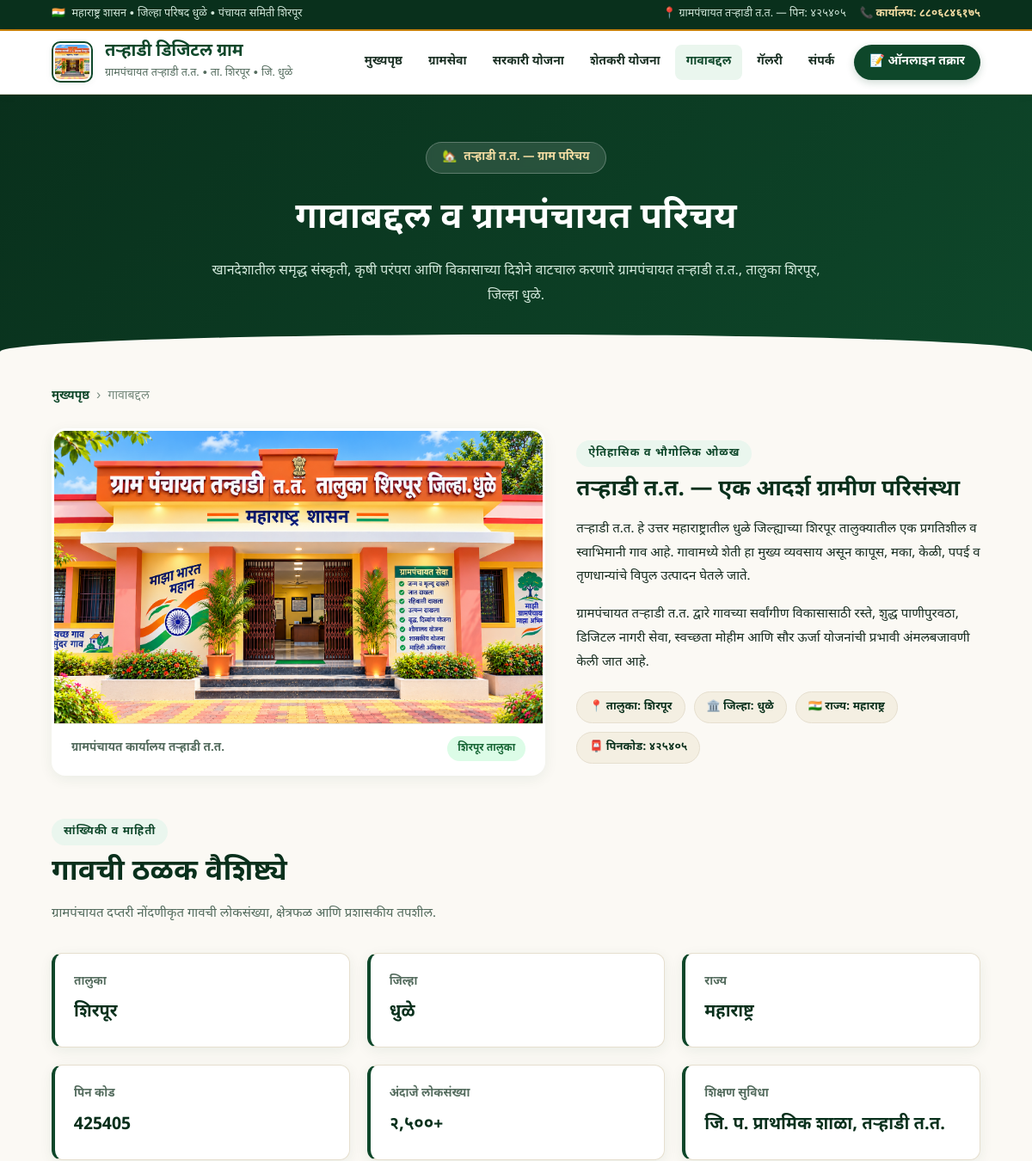
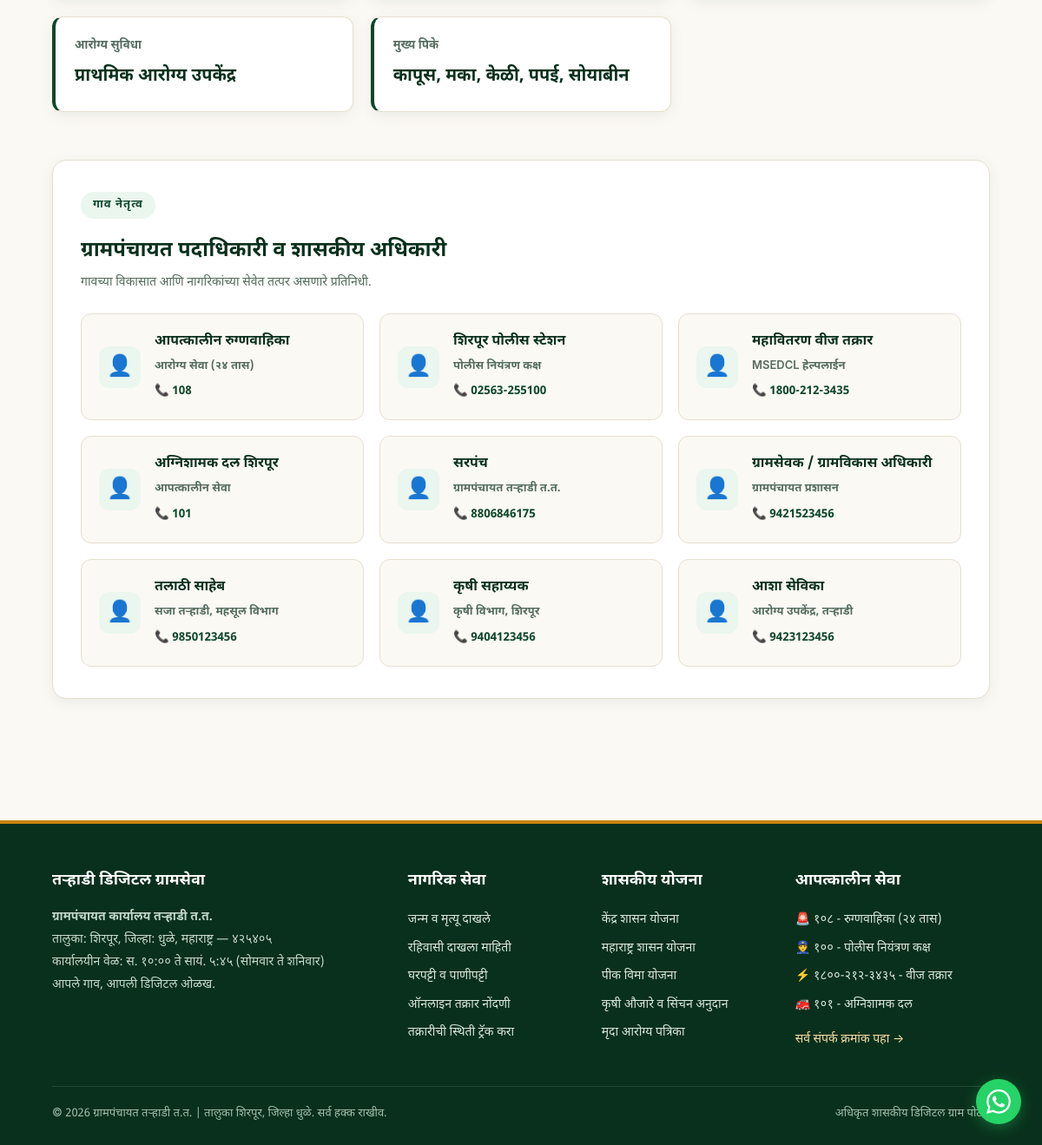
The page /about/ on the database its author committed (2 pictures, top to bottom).
### village/models.py (models this page shows, shortened)
class VillageInfo(models.Model):
    key = models.CharField(max_length=100, unique=True)
    label = models.CharField(max_length=200)
    value = models.TextField()
    class Meta:
        verbose_name = 'गाव माहिती'
        verbose_name_plural = 'गाव माहिती'

class ImportantContact(models.Model):
    name = models.CharField(max_length=150)
    designation = models.CharField(max_length=150)
    phone = models.CharField(max_length=15)
    is_emergency = models.BooleanField(default=False)
    order = models.PositiveIntegerField(default=0)
    class Meta:
        ordering = ['order', 'name']
        verbose_name = 'संपर्क माहिती'
        verbose_name_plural = 'संपर्क माहिती'

### village/views.py (the view)
# urls.py: path("about/", views.about, name="about"),
def about(request):
    info_items = VillageInfo.objects.all()
    contacts = ImportantContact.objects.all().order_by("order")
    return render(request, "village/about.html", {
        "info_items": info_items,
        "contacts": contacts,
    })

### village/templates/village/about.html (shortened to what this page needs)
{% extends 'village/base.html' %}
{% load static %}
{% block nav_about %}active{% endblock %}
{% block content %}
<section class="about-header">
    <div data-aos="fade-down">
        <div class="header-badge">
            <span>🏡</span>
            <span>तऱ्हाडी त.त. — ग्राम परिचय</span>
        </div>
        <h1>गावाबद्दल व ग्रामपंचायत परिचय</h1>
        <p>
            खानदेशातील समृद्ध संस्कृती, कृषी परंपरा आणि विकासाच्या दिशेने वाटचाल करणारे ग्रामपंचायत तऱ्हाडी त.त., तालुका शिरपूर, जिल्हा धुळे.
        </p>
    </div>
</section>
<div class="page-container">
    <div class="breadcrumb" data-aos="fade-right">
        <a href="/">मुख्यपृष्ठ</a>
        <span>›</span>
        <span>गावाबद्दल</span>
    </div>
    <div class="about-hero-grid">
        <div class="about-hero-image-wrap card-tilt" data-aos="fade-right">
            <img src="{% static 'images/GPTTT.png' %}" alt="ग्रामपंचायत तऱ्हाडी त.त. इमारत">
            <div class="about-caption">
                <strong>ग्रामपंचायत कार्यालय तऱ्हाडी त.त.</strong>
                <span class="badge badge-green">शिरपूर तालुका</span>
            </div>
        </div>
        <div class="about-hero-text" data-aos="fade-left">
            <div class="section-eyebrow">ऐतिहासिक व भौगोलिक ओळख</div>
            <h2>तऱ्हाडी त.त. — एक आदर्श ग्रामीण परिसंस्था</h2>
            <p>
                तऱ्हाडी त.त. हे उत्तर महाराष्ट्रातील धुळे जिल्ह्याच्या शिरपूर तालुक्यातील एक प्रगतिशील व स्वाभिमानी गाव आहे.
                गावामध्ये शेती हा मुख्य व्यवसाय असून कापूस, मका, केळी, पपई व तृणधान्यांचे विपुल उत्पादन घेतले जाते.
            </p>
            <p>
                ग्रामपंचायत तऱ्हाडी त.त. द्वारे गावच्या सर्वांगीण विकासासाठी रस्ते, शुद्ध पाणीपुरवठा, डिजिटल नागरी सेवा,
                स्वच्छता मोहीम आणि सौर ऊर्जा योजनांची प्रभावी अंमलबजावणी केली जात आहे.
            </p>
            <div class="geo-pills">
                <span class="geo-pill">📍 तालुका: शिरपूर</span>
                <span class="geo-pill">🏛️ जिल्हा: धुळे</span>
                <span class="geo-pill">🇮🇳 राज्य: महाराष्ट्र</span>
                <span class="geo-pill">📮 पिनकोड: ४२५४०५</span>
            </div>
        </div>
    </div>
    {% if info_items %}
    <section class="info-section" data-aos="fade-up">
        <div class="section-eyebrow">सांख्यिकी व माहिती</div>
        <h2 class="section-title">गावची ठळक वैशिष्ट्ये</h2>
        <p class="section-desc">ग्रामपंचायत दप्तरी नोंदणीकृत गावची लोकसंख्या, क्षेत्रफळ आणि प्रशासकीय तपशील.</p>
        <div class="info-cards-grid">
            {% for item in info_items %}
            <div class="info-card-box card-tilt">
                <div class="label">{{ item.label }}</div>
                <div class="val">{{ item.value }}</div>
            </div>
            {% endfor %}
        </div>
    </section>
    {% endif %}
    {% if contacts %}
    <section class="panchayat-section" data-aos="fade-up">
        <div class="section-eyebrow">गाव नेतृत्व</div>
        <h2 style="font-size:24px;font-weight:800;color:var(--forest-green-dark);margin-top:6px;">
            ग्रामपंचायत पदाधिकारी व शासकीय अधिकारी
        </h2>
        <p style="font-size:14px;color:var(--text-muted);margin-top:4px;">
            गावच्या विकासात आणि नागरिकांच्या सेवेत तत्पर असणारे प्रतिनिधी.
        </p>
        <div class="members-grid">
            {% for c in contacts %}
            <div class="member-card card-tilt">
                <div class="member-icon">👤</div>
                <div class="member-info">
                    <h4>{{ c.name }}</h4>
                    <p>{{ c.designation }}</p>
                    <a href="tel:{{ c.phone }}">📞 {{ c.phone }}</a>
                </div>
            </div>
            {% endfor %}
        </div>
    </section>
    {% endif %}
</div>
{% endblock %}

### village/templates/village/base.html (shortened to what this page needs)
{% load static %}
<!DOCTYPE html>
<html lang="mr">
<head>
    <link href="https://unpkg.com/aos@2.3.1/dist/aos.css" rel="stylesheet">
</head>
<body>
<div class="top-strip">
    <div class="top-strip-inner">
        <div class="top-strip-left">
            <span>🇮🇳</span>
            <span>महाराष्ट्र शासन • जिल्हा परिषद धुळे • पंचायत समिती शिरपूर</span>
        </div>
        <div class="top-strip-right">
            <span>📍 ग्रामपंचायत तऱ्हाडी त.त. — पिन: ४२५४०५</span>
            <a href="tel:8806846175">📞 कार्यालय: ८८०६८४६१७५</a>
        </div>
    </div>
</div>
<header class="site-header">
    <div class="header-inner">
        <a href="/" class="brand">
            <img class="brand-emblem" src="{% static 'images/GPTTT.png' %}" alt="ग्रामपंचायत तऱ्हाडी त.त.">
            <div class="brand-title-wrap">
                <h1>तऱ्हाडी डिजिटल ग्राम</h1>
                <div class="brand-sub">ग्रामपंचायत तऱ्हाडी त.त. • ता. शिरपूर • जि. धुळे</div>
            </div>
        </a>
        <nav class="main-nav" id="mainNav">
            <a href="/" class="{% block nav_home %}{% endblock %}">मुख्यपृष्ठ</a>
            <a href="/gramseva/" class="{% block nav_gramseva %}{% endblock %}">ग्रामसेवा</a>
            <a href="/schemes/" class="{% block nav_schemes %}{% endblock %}">सरकारी योजना</a>
            <a href="/shetkari-yojana/" class="{% block nav_shetkari %}{% endblock %}">शेतकरी योजना</a>
            <a href="/about/" class="{% block nav_about %}{% endblock %}">गावाबद्दल</a>
            <a href="/gallery/" class="{% block nav_gallery %}{% endblock %}">गॅलरी</a>
            <a href="/contacts/" class="{% block nav_contacts %}{% endblock %}">संपर्क</a>
            <a href="/complaints/" class="nav-btn-highlight {% block nav_complaint %}{% endblock %}">📝 ऑनलाइन तक्रार</a>
        </nav>
    </div>
</header>
<main>
    {% block content %}{% endblock %}
</main>
<footer class="site-footer">
    <div class="footer-inner">
        <div class="footer-col">
            <h3>तऱ्हाडी डिजिटल ग्रामसेवा</h3>
            <p>
                <strong>ग्रामपंचायत कार्यालय तऱ्हाडी त.त.</strong><br>
                तालुका: शिरपूर, जिल्हा: धुळे, महाराष्ट्र — ४२५४०५<br>
                कार्यालयीन वेळ: स. १०:०० ते सायं. ५:४५ (सोमवार ते शनिवार)<br>
                आपले गाव, आपली डिजिटल ओळख.
            </p>
        </div>
        <div class="footer-col">
            <h3>नागरिक सेवा</h3>
            <a href="/gramseva/">जन्म व मृत्यू दाखले</a>
            <a href="/gramseva/">रहिवासी दाखला माहिती</a>
            <a href="/gramseva/">घरपट्टी व पाणीपट्टी</a>
            <a href="/complaints/">ऑनलाइन तक्रार नोंदणी</a>
            <a href="/takrar-status/">तक्रारीची स्थिती ट्रॅक करा</a>
        </div>
        <div class="footer-col">
            <h3>शासकीय योजना</h3>
            <a href="/schemes/">केंद्र शासन योजना</a>
            <a href="/schemes/">महाराष्ट्र शासन योजना</a>
            <a href="/shetkari-yojana/">पीक विमा योजना</a>
            <a href="/shetkari-yojana/">कृषी औजारे व सिंचन अनुदान</a>
            <a href="/shetkari-yojana/">मृदा आरोग्य पत्रिका</a>
        </div>
        <div class="footer-col">
            <h3>आपत्कालीन सेवा</h3>
            <a href="tel:108">🚨 १०८ - रुग्णवाहिका (२४ तास)</a>
            <a href="tel:100">👮 १०० - पोलीस नियंत्रण कक्ष</a>
            <a href="tel:18002123435">⚡ १८००-२१२-३४३५ - वीज तक्रार</a>
            <a href="tel:101">🚒 १०१ - अग्निशामक दल</a>
            <a href="/contacts/" style="color:#f7dfa5;margin-top:8px;">सर्व संपर्क क्रमांक पहा →</a>
        </div>
    </div>
    <div class="footer-bottom">
        <div>&copy; 2026 ग्रामपंचायत तऱ्हाडी त.त. | तालुका शिरपूर, जिल्हा धुळे. सर्व हक्क राखीव.</div>
        <div>अधिकृत शासकीय डिजिटल ग्राम पोर्टल</div>
    </div>
</footer>
<a class="whatsapp-float" href="https://wa.me/918806846175" target="_blank" rel="noopener noreferrer" title="ग्रामपंचायत WhatsApp वर संपर्क">
</a>
</body>
</html>

### village/templates/village/about.html (style rules this page uses)
.about-header { background: linear-gradient(135deg, var(--forest-green-dark) 0%, var(--forest-green) 100%); color: #ffffff; padding: 55px 5% 50px; text-align: center; position: relative; overflow: hidden; }
.about-header::after { content: ''; position: absolute; bottom: -20px; left: 0; right: 0; height: 40px; background: var(--cream-bg); border-radius: 50% 50% 0 0; }
.header-badge { display: inline-flex; align-items: center; gap: 8px; background: rgba(255, 255, 255, 0.12); border: 1px solid rgba(255, 255, 255, 0.25); color: #f7dfa5; padding: 6px 18px; border-radius: var(--radius-pill); font-size: 13.5px; font-weight: 700; margin-bottom: 16px; backdrop-filter: blur(4px); }
.about-header h1 { font-size: clamp(28px, 4vw, 42px); font-weight: 800; margin-bottom: 10px; color: #ffffff; }
.about-header p { font-size: 16px; color: #d1e7da; max-width: 720px; margin: 0 auto; line-height: 1.8; }
.about-hero-grid { display: grid; grid-template-columns: 1.1fr 0.9fr; gap: 36px; align-items: center; margin-bottom: 50px; }
.about-hero-image-wrap { background: #ffffff; border-radius: var(--radius-lg); overflow: hidden; box-shadow: var(--shadow-card); border: 3px solid #ffffff; position: relative; }
.about-hero-image-wrap img { width: 100%; height: 340px; object-fit: cover; display: block; }
.about-caption { padding: 14px 20px; background: #ffffff; border-top: 1px solid var(--border-subtle); font-size: 13.5px; color: var(--text-muted); display: flex; justify-content: space-between; align-items: center; }
.about-hero-text h2 { font-size: 26px; font-weight: 800; color: var(--forest-green-dark); margin-bottom: 14px; line-height: 1.35; }
.about-hero-text p { font-size: 15px; color: var(--text-main); line-height: 1.85; margin-bottom: 16px; }
.geo-pills { display: flex; flex-wrap: wrap; gap: 10px; margin-top: 20px; }
.geo-pill { background: var(--cream-surface); border: 1px solid var(--border-subtle); padding: 6px 14px; border-radius: var(--radius-pill); font-size: 13px; font-weight: 700; color: var(--forest-green-dark); }
.info-section { margin-bottom: 55px; }
.info-cards-grid { display: grid; grid-template-columns: repeat(auto-fill, minmax(260px, 1fr)); gap: 20px; margin-top: 20px; }
.info-card-box { background: var(--card-white); border: 1px solid var(--border-subtle); border-radius: var(--radius-md); padding: 22px; box-shadow: var(--shadow-card); border-left: 4px solid var(--forest-green); transition: transform 0.2s ease, box-shadow 0.2s ease; }
.info-card-box .label { font-size: 13.5px; color: var(--text-muted); font-weight: 600; margin-bottom: 6px; }
.info-card-box .val { font-size: 20px; font-weight: 800; color: var(--forest-green-dark); }
.panchayat-section { background: #ffffff; border: 1px solid var(--border-subtle); border-radius: var(--radius-lg); padding: 36px 32px; box-shadow: var(--shadow-card); margin-bottom: 40px; }
.members-grid { display: grid; grid-template-columns: repeat(auto-fill, minmax(280px, 1fr)); gap: 18px; margin-top: 22px; }
.member-card { background: var(--cream-bg); border: 1px solid var(--border-subtle); border-radius: var(--radius-md); padding: 18px 20px; display: flex; align-items: center; gap: 16px; transition: transform 0.2s ease; }
.member-icon { width: 48px; height: 48px; border-radius: 12px; background: var(--agri-green-pale); color: var(--forest-green); display: flex; align-items: center; justify-content: center; font-size: 24px; flex-shrink: 0; }
.member-info h4 { font-size: 16px; font-weight: 800; color: var(--forest-green-dark); margin-bottom: 3px; }
.member-info p { font-size: 13px; color: var(--text-muted); font-weight: 600; margin-bottom: 4px; }
.member-info a { font-size: 13.5px; font-weight: 700; color: var(--forest-green); text-decoration: none; }

### rows shown on the page
VillageInfo: label "तालुका", value "शिरपूर"
VillageInfo: label "जिल्हा", value "धुळे"
VillageInfo: label "राज्य", value "महाराष्ट्र"
VillageInfo: label "पिन कोड", value "425405"
VillageInfo: label "अंदाजे लोकसंख्या", value "२,५००+"
VillageInfo: label "शिक्षण सुविधा", value "जि. प. प्राथमिक शाळा, तऱ्हाडी त.त."
VillageInfo: label "आरोग्य सुविधा", value "प्राथमिक आरोग्य उपकेंद्र"
VillageInfo: label "मुख्य पिके", value "कापूस, मका, केळी, पपई, सोयाबीन"
ImportantContact: name "आपत्कालीन रुग्णवाहिका", designation "आरोग्य सेवा (२४ तास)", phone "108"
ImportantContact: name "शिरपूर पोलीस स्टेशन", designation "पोलीस नियंत्रण कक्ष", phone "02563-255100"
ImportantContact: name "महावितरण वीज तक्रार", designation "MSEDCL हेल्पलाईन", phone "1800-212-3435"
ImportantContact: name "अग्निशामक दल शिरपूर", designation "आपत्कालीन सेवा", phone "101"
ImportantContact: name "सरपंच", designation "ग्रामपंचायत तऱ्हाडी त.त.", phone "8806846175"
ImportantContact: name "ग्रामसेवक / ग्रामविकास अधिकारी", designation "ग्रामपंचायत प्रशासन", phone "9421523456"
ImportantContact: name "तलाठी साहेब", designation "सजा तऱ्हाडी, महसूल विभाग", phone "9850123456"
ImportantContact: name "कृषी सहाय्यक", designation "कृषी विभाग, शिरपूर", phone "9404123456"
ImportantContact: name "आशा सेविका", designation "आरोग्य उपकेंद्र, तऱ्हाडी", phone "9423123456"
